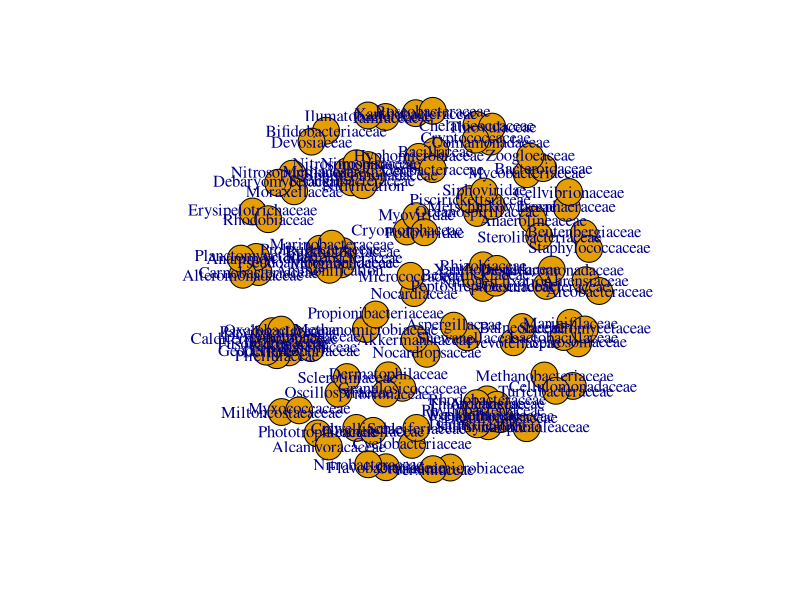

Recreate this plot in R.

library(Hmisc)


Family <- read.delim('data_AOM.txt', row.name = 1, check.names = FALSE)


Family <- Family[which(rowSums(Family) >= 0.00005), ]    

Family1 <- Family
Family1[Family1>0] <- 1
Family <- Family[which(rowSums(Family1) >= 5), ]   


Family_corr <- rcorr(t(Family), type = 'spearman')


r <- Family_corr$r
r[abs(r) < 0.7] <- 0


p <- Family_corr$P
p <- p.adjust(p, method = 'BH')    
p[p>=0.05] <- -1
p[p<0.05 & p>=0] <- 1
p[p==-1] <- 0


z <- r * p
diag(z) <- 0   
head(z)[1:6,1:6]


write.table(data.frame(z, check.names = FALSE), 'Family_corr.matrix.txt', col.names = NA, sep = '\t', quote = FALSE)


library(igraph)


g <- graph.adjacency(z, weighted = TRUE, mode = 'undirected')
g


g <- simplify(g)


g <- delete.vertices(g, names(degree(g)[degree(g) == 0]))


E(g)$correlation <- E(g)$weight
E(g)$weight <- abs(E(g)$weight)


tax <- read.delim('Family_taxonomy.txt', row.name = 1, check.names = FALSE, stringsAsFactors = FALSE)
tax <- tax[as.character(V(g)$name), ]

V(g)$kingdom <- tax$kingdom
V(g)$phylum <- tax$phylum
V(g)$class <- tax$class
V(g)$order <- tax$order
V(g)$family <- tax$family



g
plot(g)


adj_matrix <- as.matrix(get.adjacency(g, attr = 'correlation'))
write.table(data.frame(adj_matrix, check.names = FALSE), 'network.adj_matrix.txt', col.names = NA, sep = '\t', quote = FALSE)


edge <- data.frame(as_edgelist(g))    

edge_list <- data.frame(
    source = edge[[1]],
    target = edge[[2]],
    weight = E(g)$weight,
    correlation = E(g)$correlation
)
head(edge_list)

write.table(edge_list, 'network.edge_list.txt', sep = '\t', row.names = FALSE, quote = FALSE)


node_list <- data.frame(
    label = names(V(g)),
    kingdom = V(g)$kingdom,
    phylum = V(g)$phylum,
    class = V(g)$class,
    order = V(g)$order,
    family = V(g)$family
)
head(node_list)

write.table(node_list, 'network.node_list.txt', sep = '\t', row.names = FALSE, quote = FALSE)


write.graph(g, 'network.graphml', format = 'graphml')


write.graph(g, 'network.gml', format = 'gml')
